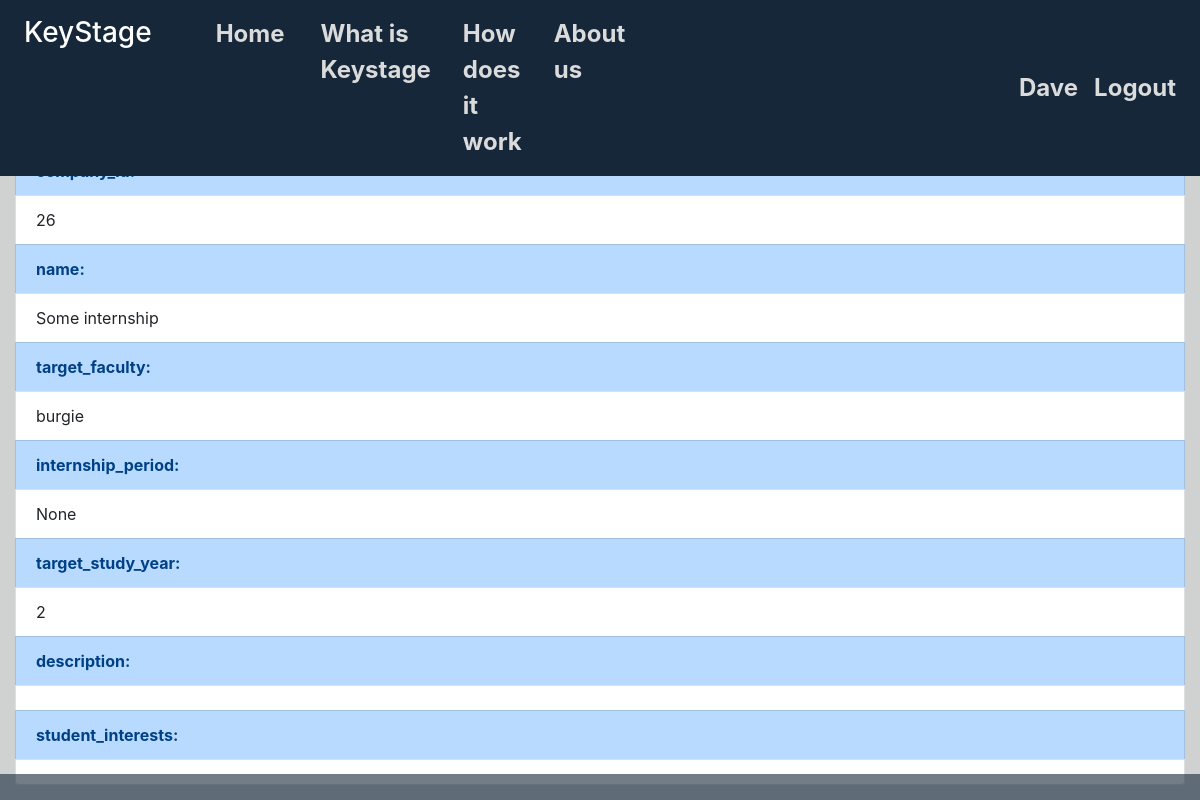
Screenshot of /find_internship (signed in) with the database file from the repository.
### main/models.py (models this page shows)
class CustomUser(AbstractUser):
    objects = CustomUserManager()
    type = models.CharField(max_length=1, choices=(('c','company'), ('s','student')))
    address = models.CharField(max_length=100)
    phone = models.CharField(max_length=100,  null= True, blank=True, default = None)

class company_internships(models.Model):
    company = models.ForeignKey(CustomUser, default = None, on_delete=models.CASCADE)
    name = models.CharField(max_length=100)
    target_faculty = models.CharField(max_length=100, default=None, null=True, blank=True)
    internship_period = models.DateTimeField(blank=True, null=True, default=None)
    target_study_year = models.IntegerField(blank=True, null=True, default=None)
    description = models.TextField(blank = True, null= True, default=None)
    student_interests = models.TextField(blank = True, null = True, default= None)

### main/views.py (the view)
# urls.py: path('find_internship', views.find_internship, name='find_internship')
def find_internship(request):
    if request.user.type != 's':
        return redirect('main:homepage')
    student = request.user
    stud_profile = student_profile.objects.get(student=student)
    internships = company_internships.objects.filter(target_study_year = stud_profile.study_year).values()[0]
    return render(request, "main/find_internship.html", {"internships":internships})

### main/templates/main/find_internship.html (shortened to what this page needs)
{% extends "main/header.html" %}
{% block content %}
  <div class="row">
    <div class="col-12"
    <ul class="list-group">
      {% for key, value in internships.items %}
      <li class=" list-group-item list-group-item-primary"><strong>{{key}}:</strong></li>
      <li class = "list-group-item">{{value}}</li>
      {% endfor %}
  </div>
  </div>
{% endblock %}

### main/templates/main/includes/navbar.html (shortened to what this page needs)
<nav class="navbar navbar-expand-md navbar-dark fixed-top" style="background-color: #152739">
    <div class="navbar-collapse collapse w-100 order-1 order-md-0 dual-collapse2">
        <ul class="navbar-nav mr-auto">
            <li class="nav-item active mr-5">
                <a class="nav-link" href="/"> <h3>KeyStage</h3></a>
            </li>
            <li class="nav-item mr-3 ">
                <a class="nav-link grow" href="/"> <span class="nav-title" >Home<span></a>
            </li>
            <li class="nav-item mr-3 ml-1">
                <a class="nav-link grow" href="#what_is_keystage"><span class="nav-title">What is Keystage</span></a>
            </li>
            <li class="nav-item mr-3">
                <a class="nav-link grow" href="#how_does_it_work"><span class="nav-title"> How does it work </span></a>
            </li>
            <li class="nav-item mr-3">
                <a class="nav-link grow" href="#about_us"> <span class="nav-title" > About us </span> </a>
            </li>
        </ul>
    </div>
    <div class="navbar-collapse collapse w-100 order-3 dual-collapse2">
        <ul class="navbar-nav ml-auto">
            {% if user.is_authenticated %}
                <li class="nav-item ">
                    <a class='nav-link grow' href="/account"><span class="nav-title">{{user.username}}</span></a>
                </li>
                <li class="nav-item grow ">
                    <a class='nav-link' href="/logout"><span class="nav-title">Logout</span></a>
                </li>
            {% endif %}
        </ul>
    </div>
</nav>
<nav class="navbar fixed-bottom navbar-light" id="footer" >
</nav>

### main/templates/main/includes/navbar.html (style rules this page uses)
.grow { transition: all .2s ease-in-out; }
.nav-title { color: #DBDBDB; font-weight: bold ; font-size: 150%; }
#footer { background-color: #152739; opacity: 0.6; text-color: #ffffff; }

### rows the page displays
CustomUser: username "Dave"
company_internships: internships "Some internship" "burgie"

### other values shown
{{ value }} "26" "None" "2"
{{ key }} "name" "target_faculty" "internship_period" "target_study_year" "description" "student_interests"
